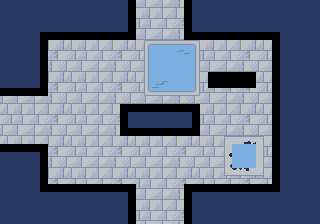

Tiled map render using the project's own tile images. Description and the map definition, with tile-layer contents summarised, below:
An orthogonal 40x28 tile map with 8x8 px tiles, 4 tile layers (gfx, walls, holes, spikes) and 6 objects (3x Enemy, 2x Item, Door).

<map version="1.10" tiledversion="1.11.0" orientation="orthogonal" renderorder="right-down" width="40" height="28" tilewidth="8" tileheight="8" infinite="0" nextlayerid="6" nextobjectid="13">
 <tileset firstgid="1" source="water-temple.tsx" />
 <layer id="1" name="gfx" width="40" height="28">
  <data>[1120 cells, 1120 non-empty, 93 distinct tile ids]</data>
 </layer>
 <layer id="2" name="walls" width="40" height="28">
  <data>[1120 cells, 128 non-empty, 1 distinct tile ids]</data>
 </layer>
 <layer id="3" name="holes" width="40" height="28">
  <data>[1120 cells, 9 non-empty, 1 distinct tile ids]</data>
 </layer>
 <layer id="5" name="spikes" width="40" height="28">
  <data>[1120 cells, 12 non-empty, 1 distinct tile ids]</data>
 </layer>
 <objectgroup id="4" name="objs" opacity="0.9">
  <object id="2" name="Octopus" type="Enemy" x="168" y="72">
   <point />
  </object>
  <object id="3" name="Octopus" type="Enemy" x="160" y="192">
   <point />
  </object>
  <object id="7" name="Siren" type="Enemy" x="240" y="120">
   <point />
  </object>
  <object id="9" name="DoorV" type="Door" x="40" y="120">
   <point />
  </object>
  <object id="11" name="HeartItem" type="Item" x="112" y="72">
   <point />
  </object>
  <object id="12" name="Boots" type="Item" x="80" y="120">
   <point />
  </object>
 </objectgroup>
</map>
